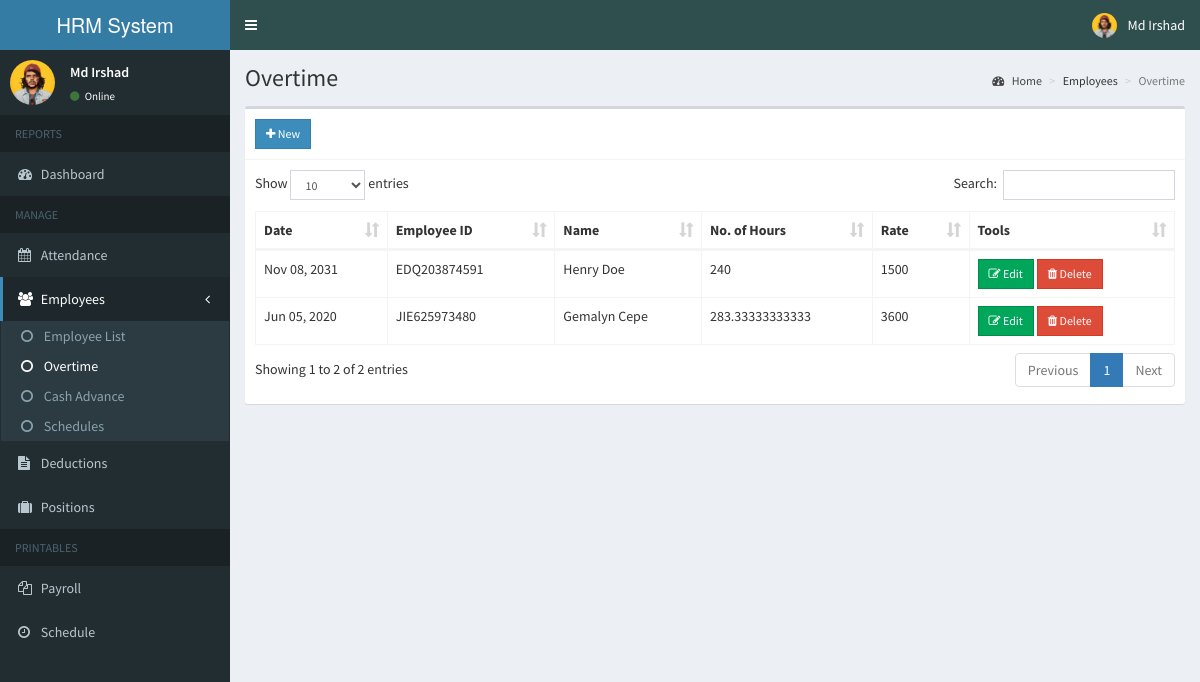
/admin/overtime.php (signed in), run on the app's committed database.
### tables this page shows
CREATE TABLE `overtime` (
  `id` int(11) NOT NULL,
  `employee_id` varchar(15) NOT NULL,
  `hours` double NOT NULL,
  `rate` double NOT NULL,
  `date_overtime` date NOT NULL
);

CREATE TABLE `employees` (
  `id` int(11) NOT NULL,
  `employee_id` varchar(15) NOT NULL,
  `firstname` varchar(50) NOT NULL,
  `lastname` varchar(50) NOT NULL,
  `address` text NOT NULL,
  `birthdate` date NOT NULL,
  `contact_info` varchar(100) NOT NULL,
  `gender` varchar(10) NOT NULL,
  `position_id` int(11) NOT NULL,
  `schedule_id` int(11) NOT NULL,
  `photo` varchar(200) NOT NULL,
  `created_on` date NOT NULL
);

### admin/includes/session.php (called while the page is built, shortened)
<?php
	include 'includes/conn.php';
	$sql = "SELECT * FROM admin WHERE id = '".$_SESSION['admin']."'";
	$query = $conn->query($sql);
	$user = $query->fetch_assoc();
?>

### admin/overtime.php (the view, shortened to what this page needs)
<?php include 'includes/session.php'; ?>
<?php include 'includes/header.php'; ?>
<body class="hold-transition skin-blue sidebar-mini">
<div class="wrapper">
  <?php include 'includes/navbar.php'; ?>
  <?php include 'includes/menubar.php'; ?>
  <div class="content-wrapper">
    <section class="content-header">
      <h1>
        Overtime
      </h1>
      <ol class="breadcrumb">
        <li><a href="#"><i class="fa fa-dashboard"></i> Home</a></li>
        <li>Employees</li>
        <li class="active">Overtime</li>
      </ol>
    </section>
    <section class="content">
      <div class="row">
        <div class="col-xs-12">
          <div class="box">
            <div class="box-header with-border">
              <a href="#addnew" data-toggle="modal" class="btn btn-primary btn-sm btn-flat"><i class="fa fa-plus"></i> New</a>
            </div>
            <div class="box-body">
              <table id="example1" class="table table-bordered">
                <thead>
                  <th>Date</th>
                  <th>Employee ID</th>
                  <th>Name</th>
                  <th>No. of Hours</th>
                  <th>Rate</th>
                  <th>Tools</th>
                </thead>
                <tbody>
                  <?php
                    $sql = "SELECT *, overtime.id AS otid, employees.employee_id AS empid FROM overtime LEFT JOIN employees ON employees.id=overtime.employee_id ORDER BY date_overtime DESC";
                    $query = $conn->query($sql);
                    while($row = $query->fetch_assoc()){
                      echo "
                        <tr>
                          <td class='hidden'></td>
                          <td>".date('M d, Y', strtotime($row['date_overtime']))."</td>
                          <td>".$row['empid']."</td>
                          <td>".$row['firstname'].' '.$row['lastname']."</td>
                          <td>".$row['hours']."</td>
                          <td>".$row['rate']."</td>
                          <td>
                            <button class='btn btn-success btn-sm btn-flat edit' data-id='".$row['otid']."'><i class='fa fa-edit'></i> Edit</button>
                            <button class='btn btn-danger btn-sm btn-flat delete' data-id='".$row['otid']."'><i class='fa fa-trash'></i> Delete</button>
                          </td>
                        </tr>
                      ";
                    }
                  ?>
                </tbody>
              </table>
            </div>
          </div>
        </div>
      </div>
    </section>
  </div>
</div>
</body>
</html>

### admin/includes/navbar.php (shortened to what this page needs)
<header class="main-header">
    <a href="home.php" class="logo">
      <span class="logo-lg"><b></b>HRM System</span>
    </a>
    <nav class="navbar navbar-static-top">
      <a href="#" class="sidebar-toggle" data-toggle="push-menu" role="button">
      </a>
      <div class="navbar-custom-menu">
        <ul class="nav navbar-nav">
          <li class="dropdown user user-menu">
            <a href="#" class="dropdown-toggle" data-toggle="dropdown">
              <img src="<?php echo (!empty($user['photo'])) ? '../images/'.$user['photo'] : '../images/profile.jpg'; ?>" class="user-image" alt="User Image">
              <span class="hidden-xs"><?php echo $user['firstname'].' '.$user['lastname']; ?></span>
            </a>
          </li>
        </ul>
      </div>
    </nav>
  </header>

### admin/includes/menubar.php
<aside class="main-sidebar">
    <section class="sidebar">
      <div class="user-panel">
        <div class="pull-left image">
          <img src="<?php echo (!empty($user['photo'])) ? '../images/'.$user['photo'] : '../images/profile.jpg'; ?>" class="img-circle" alt="User Image">
        </div>
        <div class="pull-left info">
          <p><?php echo $user['firstname'].' '.$user['lastname']; ?></p>
          <a><i class="fa fa-circle text-success"></i> Online</a>
        </div>
      </div>
      <ul class="sidebar-menu" data-widget="tree">
        <li class="header">REPORTS</li>
        <li class=""><a href="home.php"><i class="fa fa-dashboard"></i> <span>Dashboard</span></a></li>
        <li class="header">MANAGE</li>
        <li><a href="attendance.php"><i class="fa fa-calendar"></i> <span>Attendance</span></a></li>
        <li class="treeview">
          <a href="#">
            <i class="fa fa-users"></i>
            <span>Employees</span>
            <span class="pull-right-container">
              <i class="fa fa-angle-left pull-right"></i>
            </span>
          </a>
          <ul class="treeview-menu">
            <li><a href="employee.php"><i class="fa fa-circle-o"></i> Employee List</a></li>
            <li><a href="overtime.php"><i class="fa fa-circle-o"></i> Overtime</a></li>
            <li><a href="cashadvance.php"><i class="fa fa-circle-o"></i> Cash Advance</a></li>
            <li><a href="schedule.php"><i class="fa fa-circle-o"></i> Schedules</a></li>
          </ul>
        </li>
        <li><a href="deduction.php"><i class="fa fa-file-text"></i> Deductions</a></li>
        <li><a href="position.php"><i class="fa fa-suitcase"></i> Positions</a></li>
        <li class="header">PRINTABLES</li>
        <li><a href="payroll.php"><i class="fa fa-files-o"></i> <span>Payroll</span></a></li>
        <li><a href="schedule_employee.php"><i class="fa fa-clock-o"></i> <span>Schedule</span></a></li>
      </ul>
    </section>
  </aside>

### data on the page
overtime: date_overtime "Nov 08, 2031", employee.employee_id "EDQ203874591", employee.firstname "Henry", employee.lastname "Doe", hours "240", rate "1500"
overtime: date_overtime "Jun 05, 2020", employee.employee_id "JIE625973480", employee.firstname "Gemalyn", employee.lastname "Cepe", hours "283.33333333333", rate "3600"

### other printed values
$user['firstname'] "Md"
$user['lastname'] "Irshad"
